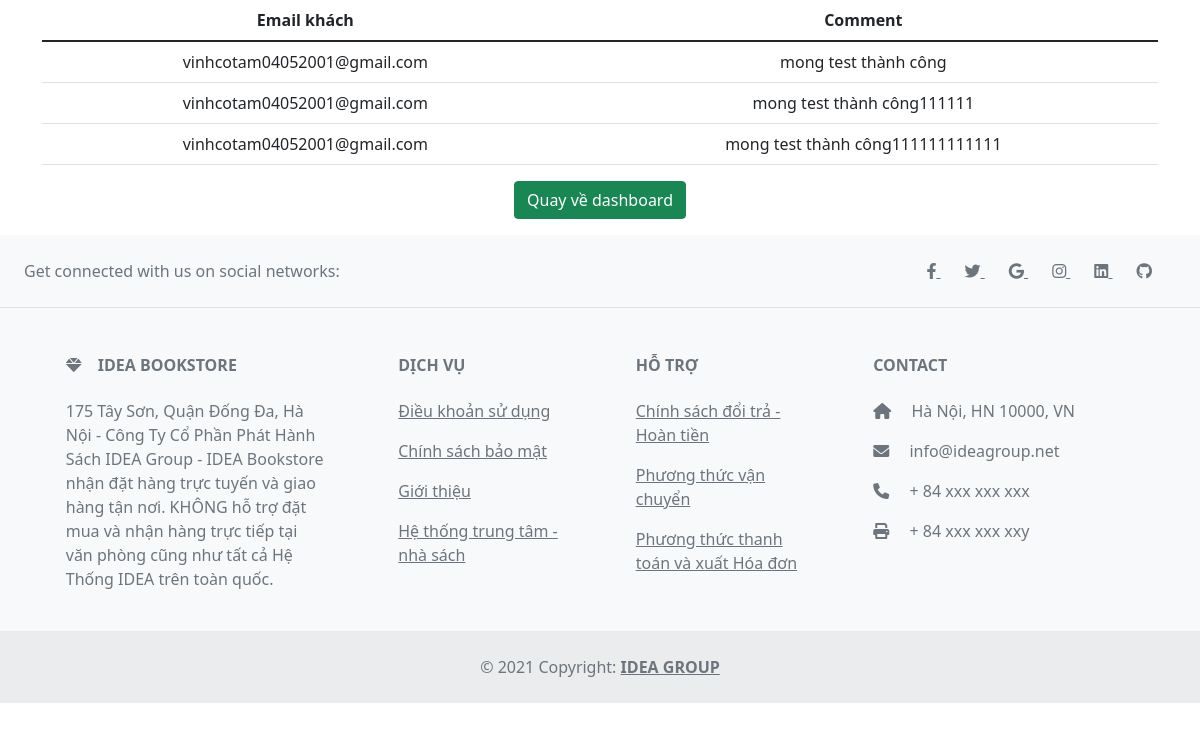
Before: /admin/comment.php with the older database file.
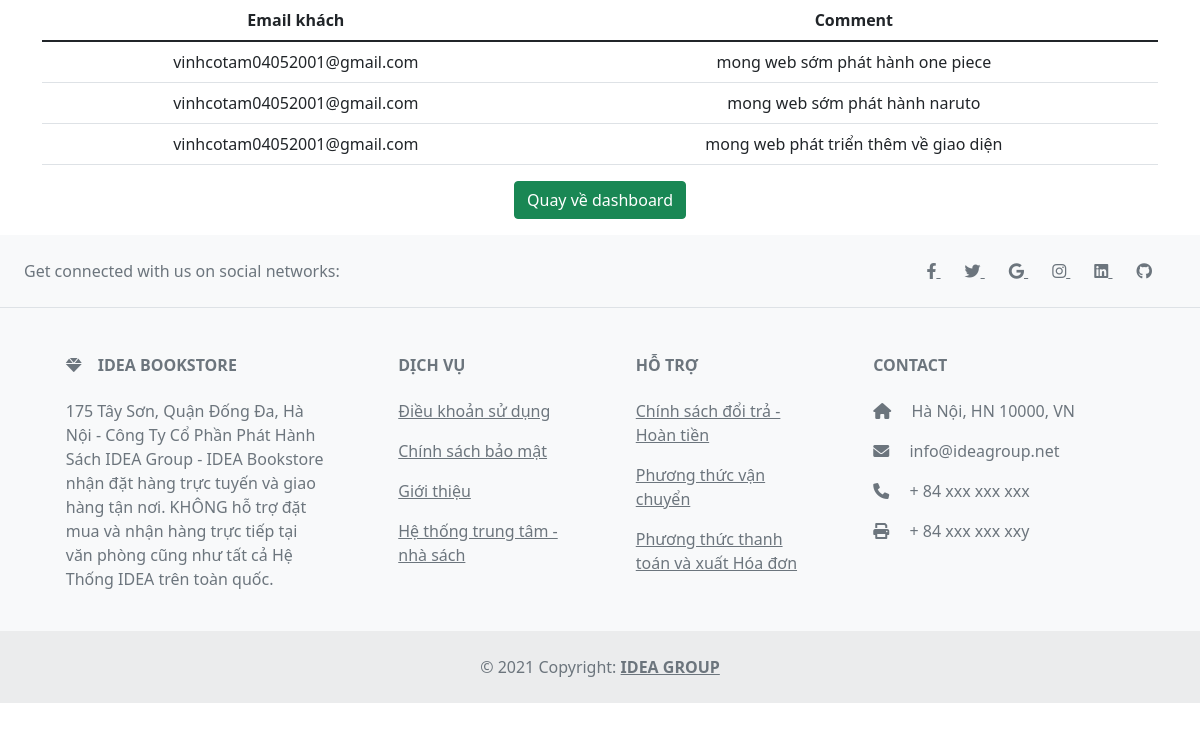
After: the same page with the newer database file.
### tables this page shows
CREATE TABLE `tb_post` (
  `post_id` int(11) NOT NULL,
  `user_email` varchar(100) DEFAULT NULL,
  `comment` text DEFAULT NULL
);

### admin/comment.php (the view, shortened to what the changed rows need)
<?php
    include('header.php');
?>
<div class="container pb-3">
    <div class="row">
        <div class="col-md-12">
            <div class="container" style="margin:0px; padding:0px;">
                    <table class="table" style="text-align: center;">
                        <thead>
                            <tr>
                                <th scope="col">Email khách</th>
                                <th scope="col">Comment</th>
                            </tr>
                        </thead>
                        <tbody>
                            <?php
                                    include '../conf.php';
                                    $sql="select * from tb_post";
                                    $result=mysqli_query($conn,$sql);
                                    if(mysqli_num_rows($result)>0){
                                    while($row=mysqli_fetch_assoc($result)){
                                    echo '<tr>';
                                    echo '<td>'.$row['user_email'].'</td>';
                                    echo '<td>'.$row['comment'].'</td>';
                                    echo '</tr>';
                                        }
                                    }
                                ?>
                        </tbody>
                    </table>
            </div>
        </div>
    </div>
</div>
<?php
    include('footer.php');
?>

Changed rows visible on the page:
changed tb_post: comment "mong test thành công" → "mong web sớm phát hành one piece"
changed tb_post: comment "mong test thành công111111" → "mong web sớm phát hành naruto"
changed tb_post: comment "mong test thành công111111111111" → "mong web phát triển thêm về giao diện"
